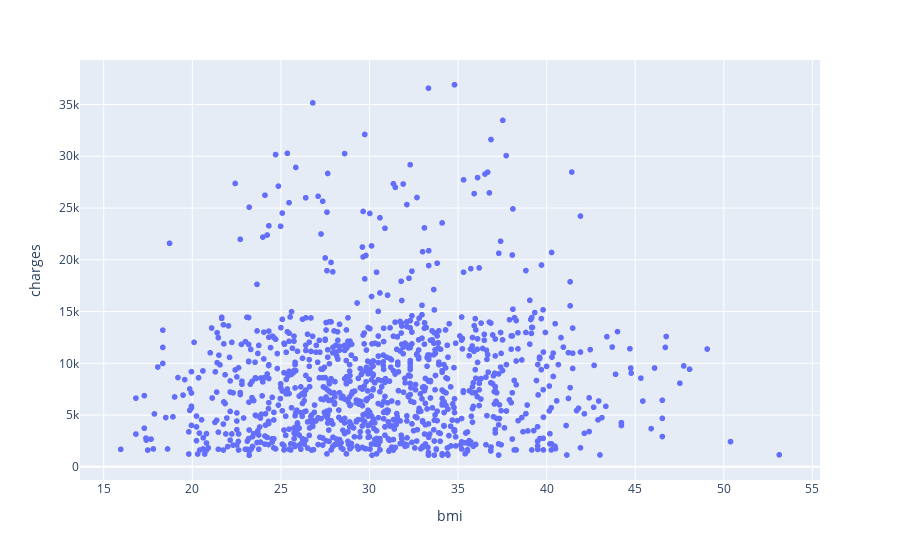

This figure's notebook cell:
### Code cell
px.scatter(non_smoker_df, x='bmi',y='charges')

### Figure 1 — Plotly figure (JSON) as saved in the notebook; plotly's stock layout.template omitted (floating-point values rounded to 4 significant figures; data arrays with more than 128 entries replaced by an {"elided": "..."} marker saying what was removed)
{"data": [{"hovertemplate": "bmi=%{x}<br>charges=%{y}<extra></extra>", "legendgroup": "", "marker": {"color": "#636efa", "symbol": "circle"}, "mode": "markers", "name": "", "showlegend": false, "type": "scattergl", "x": {"elided": "1064 float values"}, "xaxis": "x", "y": {"elided": "1064 float values"}, "yaxis": "y"}], "layout": {"legend": {"tracegroupgap": 0}, "margin": {"t": 60}, "xaxis": {"anchor": "y", "domain": [0, 1], "title": {"text": "bmi"}}, "yaxis": {"anchor": "x", "domain": [0, 1], "title": {"text": "charges"}}}}
